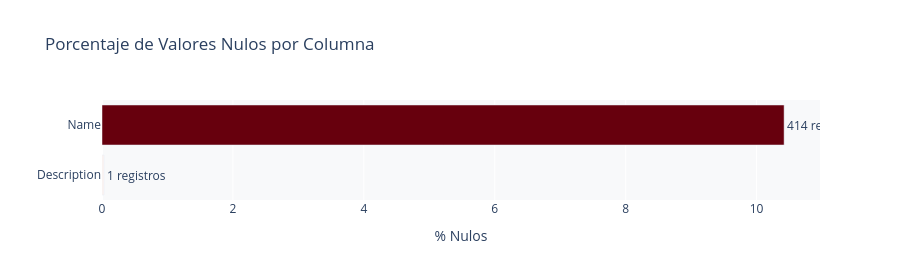

The notebook cell this image was saved under:
### Code cell
fig = px.bar(null_df, x="% Nulos", y="Columna", orientation="h",
             title="Porcentaje de Valores Nulos por Columna",
             text="Nulos", color="% Nulos", color_continuous_scale="Reds",
             labels={"% Nulos":"% Nulos","Columna":""})
fig.update_traces(texttemplate="%{text} registros", textposition="outside")
fig.update_layout(height=280, showlegend=False, coloraxis_showscale=False,
                  plot_bgcolor=BG_COLOR, paper_bgcolor="white")
fig.show()

### Figure 1 — Plotly figure (JSON) as saved in the notebook; plotly's stock layout.template omitted (floating-point values rounded to 4 significant figures)
{"data": [{"hovertemplate": "% Nulos=%{marker.color}<br>=%{y}<br>Nulos=%{text}<extra></extra>", "legendgroup": "", "marker": {"color": [0.03, 10.42], "coloraxis": "coloraxis", "pattern": {"shape": ""}}, "name": "", "orientation": "h", "showlegend": false, "text": [1.0, 414.0], "textposition": "outside", "texttemplate": "%{text} registros", "type": "bar", "x": [0.03, 10.42], "xaxis": "x", "y": ["Description", "Name"], "yaxis": "y"}], "layout": {"barmode": "relative", "coloraxis": {"colorbar": {"title": {"text": "% Nulos"}}, "colorscale": [[0, "rgb(255,245,240)"], [0.125, "rgb(254,224,210)"], [0.25, "rgb(252,187,161)"], [0.375, "rgb(252,146,114)"], [0.5, "rgb(251,106,74)"], [0.625, "rgb(239,59,44)"], [0.75, "rgb(203,24,29)"], [0.875, "rgb(165,15,21)"], [1, "rgb(103,0,13)"]], "showscale": false}, "height": 280, "legend": {"tracegroupgap": 0}, "paper_bgcolor": "white", "plot_bgcolor": "#F8F9FA", "showlegend": false, "title": {"text": "Porcentaje de Valores Nulos por Columna"}, "xaxis": {"anchor": "y", "domain": [0, 1], "title": {"text": "% Nulos"}}, "yaxis": {"anchor": "x", "domain": [0, 1], "title": {"text": ""}}}}
